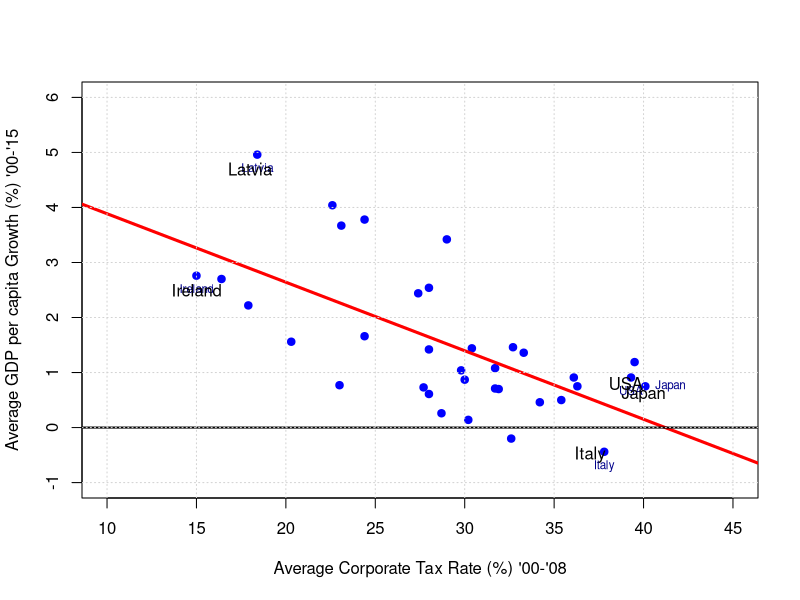

The R script that drew this image: (Note: this script raises an error after producing the figure.)
################################################################### 
# AR01: Answer key to Assignment 1
# By William Yu, Harvard Extension
# 9/5/2022
################################################################### 
setwd("C:/Users/wiyu/documents/Zip08/2022 Q4 Fall_Harvard/Assignment/Assignment01")
library(readxl) 

tax.df = read_excel("P02_Corporate tax.xlsx")  
head(tax.df)

eq01 = lm(ypcg ~ ctax, data=tax.df)
summary(eq01)   #R2=0.398
eq02 = lm(ypcg ~ ctax + ypc2000, data=tax.df)
summary(eq02)   #R2=0.528
eq03 = lm(ypcg ~ ctax + ypc2000 + dty + ctax*dty, data=tax.df)
summary(eq03)   #R2=0.636
eq03a = lm(ypcg ~ ypc2000 + ctax*dty, data=tax.df)
summary(eq03a)

#
# Prediction (Ans: 3.23%)
#
ctax=20
ypc2000=10000
dty=35
ypcg1=eq03$coef[[1]] + eq03$coef[[2]]*ctax + eq03$coef[[3]]*ypc2000 + eq03$coef[[4]]*dty + eq03$coef[[5]]*ctax*dty
ypcg1

# Alternative way I
input = data.frame(ctax=20, ypc2000=10000, dty=35)
ypcg1 = predict(eq03,input,interval="prediction")
ypcg1

# Alternative Way II
eq03_coef = as.matrix(eq03$coef) # 5 by 1
input = c(1, 20, 10000, 35, 20*35) # 1 by 5
ypcg1 = input %*% eq03_coef
ypcg1

#
# Plot the correlation and regression fit chart
#
plot(tax.df$ctax,tax.df$ypcg, pch=19, col="blue", xlim=c(10,45), ylim=c(-1,6),
     xlab="Average Corporate Tax Rate (%) '00-'08", ylab="Average GDP per capita Growth (%) '00-'15") 
abline(eq01, col="red", lwd=3) # add a regression line
abline(h=0, lwd=2) # add a zero line
text(tax.df[35,'ctax'], tax.df[35,'ypcg'], "USA", col="dark blue", cex=.7,pos=1)
text(tax.df[18,'ctax'], tax.df[18,'ypcg'], "Japan", col="dark blue", cex=.7, pos=4)
text(tax.df[17,'ctax'], tax.df[17,'ypcg'], "Italy", col="dark blue", cex=.7, pos=1)
text(tax.df[15,'ctax'], tax.df[15,'ypcg'], "Ireland", col="dark blue", cex=.7, pos=1)
text(tax.df[20,'ctax'], tax.df[20,'ypcg'], "Latvia", col="dark blue", cex=.7, pos=1)
grid()

# (2) Or this simple way
text(39, 0.8,"USA")
text(40, 0.6,"Japan")
text(37, -0.5,"Italy")
text(18, 4.7,"Latvia")
text(15, 2.5,"Ireland")

# (3) ggplot
library(ggplot2)
ggplot(tax.df, aes(x=ctax, y=ypcg))+
  geom_point(size = 3, color ='blue')+
  geom_line(aes(y = predict(eq01)), color="red")+
  geom_text(data=filter(tax.df, country%in%c("United States", "Japan", "Italy","Latvia", "Ireland")),
            aes(label=country))

# (4) ggplot II
library("ggrepel")
ggplot(tax.df, aes(x=ctax, y=ypcg))+
  geom_point(size = 3, color ='blue')+
  geom_line(aes(y = predict(eq01)), color="red", lwd=1.5)+
  geom_text_repel(aes(label=country), size=3)

ggplot(tax.df, aes(x=ctax, y=ypcg))+
  geom_point(size = 3, color ='blue')+
  geom_line(aes(y = predict(eq01)), color="red", lwd=1.5)+
  geom_text_repel(data=filter(tax.df, country%in%c("United States", "Japan", "Italy","Latvia", "Ireland")),
                  aes(label=country), size=3)
#
# In Search of the Best Model
#
corrplot(cor(tax.df[,-1]), type="lower")

eq04 = lm(ypcg ~ ctax*dty+ypc2000+trade, data=tax.df)
summary(eq04) #R2=0.6355
eq05 = lm(ypcg ~ ctax*dty+ypc2000+trade+ihc, data=tax.df)
summary(eq05) #R2=0.6799. 
eq06 = lm(ypcg ~ ctax*dty+ypc2000+trade+ihc+y2000, data=tax.df)
summary(eq06) #R2=0.6747
eq07 = lm(ypcg ~ ctax+dty+ypc2000+trade+ihc+y2000, data=tax.df)
summary(eq07) #R2=0.6314

plot(tax.df$ypc2000,tax.df$ypcg, pch=19)   # looks like a quadratic relationship 
plot(log(tax.df$ypc2000),tax.df$ypcg, pch=19)
eq08 = lm(ypcg ~ ctax*dty+log(ypc2000)+trade+ihc+y2000, data=tax.df)
summary(eq08) #R2=0.739.  This is the best model! 

eq08a = lm(ypcg ~ ctax*dty+log(ypc2000)+ihc, data=tax.df)
summary(eq08a) 

# An alternative way: using "regsubsets" but with no interaction variables
eq09 = regsubsets(ypcg~.-country,tax.df)
sum.eq09=summary(eq09)
sum.eq09

which.max(sum.eq09$adjr2)  
which.min(sum.eq09$cp) 
which.min(sum.eq09$bic)

coef(eq09,4)
coef(eq09,6)
eq09a = lm(ypcg ~ ctax+ypc2000+trade+ihc, tax.df)
summary(eq09a)
